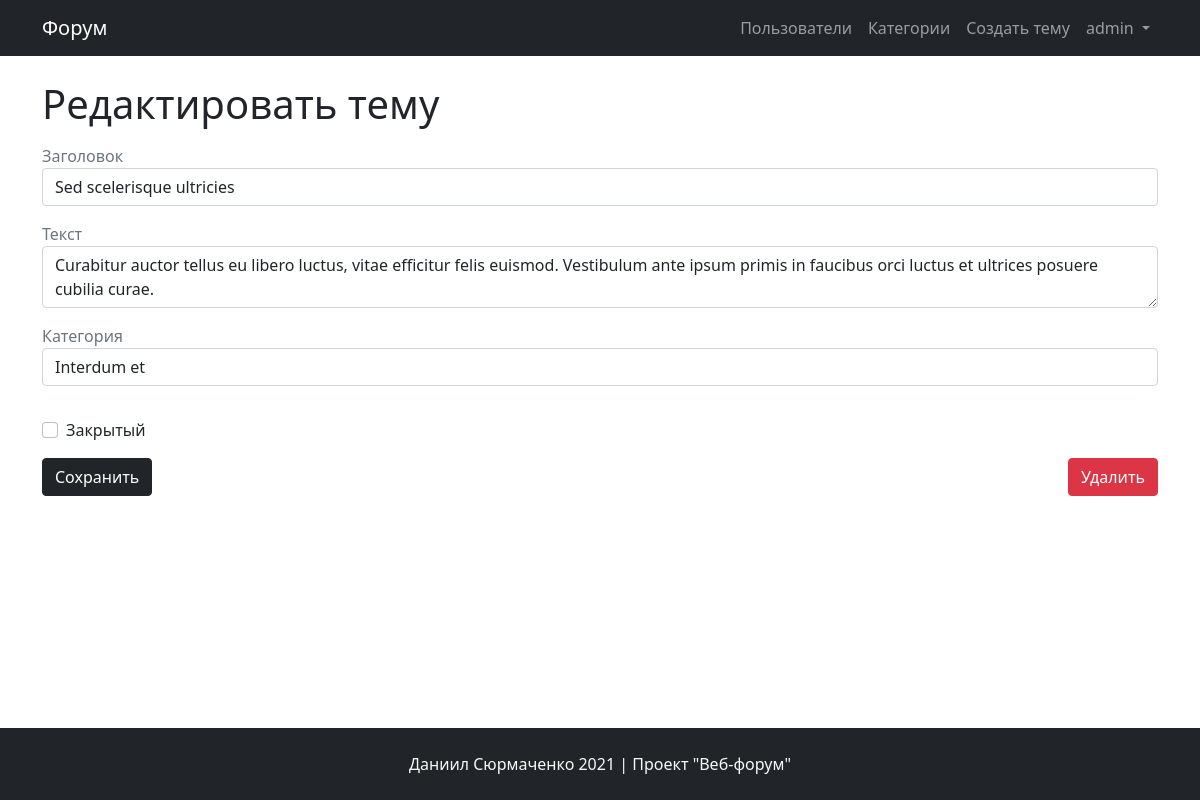
Page /topic/2/edit (signed in) on the committed database.
### database/models.py (models this page shows, shortened)
class User(SqlAlchemyBase, UserMixin):
    __tablename__ = "users"
    id = Column(Integer, primary_key=True, autoincrement=True)
    username = Column(String, unique=True, nullable=False)
    email = Column(String, unique=True, nullable=False)
    role = Column(Enum(Role), default=Role.user)
    hashed_password = Column(String, nullable=False)
    created_time = Column(DateTime, default=datetime.datetime.now)
    topics = orm.relation("Topic", back_populates="author")
    comments = orm.relation("Comment", back_populates="author")
    def is_admin(self):
        return self.role == Role.admin

class Topic(SqlAlchemyBase):
    __tablename__ = "topics"
    id = Column(Integer, primary_key=True, autoincrement=True)
    author_id = Column(Integer, ForeignKey("users.id"))
    category_id = Column(Integer, ForeignKey("categories.id"), nullable=True)
    title = Column(String)
    text = Column(String)
    is_pinned = Column(Boolean, default=False)
    is_locked = Column(Boolean, default=False)
    created_time = Column(DateTime, default=datetime.datetime.now)
    author = orm.relation("User")
    category = orm.relation("Category")
    comments = orm.relation("Comment", back_populates="topic")

### main.py (the view)
@app.route("/topic/<int:id>/edit", methods=["GET", "POST"])
@login_required
def edit_topic(id):
    db_sess = db_session.create_session()
    topic = db_sess.query(Topic).get(id)
    if not topic:
        abort(404, description="Темы с таким ID не существует")
    if (current_user.id != topic.author_id or topic.is_locked) and not current_user.is_admin():
        abort(403, "У вас нет прав на редактирование этой темы")
    form = EditTopicForm()
    if current_user.is_admin():
        form.category.choices = [(None, "Без категории")] + \
                                [(c.id, c.title) for c in db_sess.query(Category).order_by("title")]
    else:
        form.category.choices = [(None, "Без категории")] + \
            [(c.id, c.title) for c in db_sess.query(Category).filter(Category.is_locked == False).order_by("title")]
    if form.validate_on_submit():
        if form.delete.data:
            for comment in topic.comments:
                db_sess.delete(comment)
            db_sess.delete(topic)
            db_sess.commit()
            return redirect(url_for("index"))
        else:
            form.category.data = None if form.category.data == "None" else form.category.data
            if topic.title == form.title.data and topic.text == form.text.data and topic.category == \
                    form.category.data and topic.is_locked == form.category.data:
                return render("edit_topic.html", title="Редактировать тему", form=form,
                              error="Данные формы совпадают с исходными данными")
            else:
                topic.title = form.title.data
                topic.text = form.text.data
                topic.category_id = form.category.data
                topic.is_locked = form.locked.data
                db_sess.commit()
                return redirect(url_for("topic_content", id=id))
    else:
        form.title.data = topic.title
        form.text.data = topic.text
        form.locked.data = topic.is_locked
        form.category.process_data(topic.category_id)
        return render("edit_topic.html", title="Редактировать тему", form=form)

### core/forms.py
class EditTopicForm(TopicForm):
    submit = SubmitField("Сохранить")
    delete = SubmitField("Удалить")

### core/utilities.py (called while the page is built)
def render(template_name_or_list, **context):
    return render_template(template_name_or_list, make_agree_with_number=make_agree_with_number, **context)

### database/session.py (called while the page is built)
def create_session() -> Session:
    global __factory
    return __factory()

### main.py (called while the page is built)
@login_manager.user_loader
def load_user(user_id):
    db_sess = db_session.create_session()
    return db_sess.query(User).get(user_id)

### templates/edit_topic.html (shortened to what this page needs)
{% extends "base.html" %}
{% from "tools/macros.html" import input, button_delete_with_alert %}
{% block content %}
    <h1 class="mb-3">{{ title }}</h1>
    <form action="" method="post" novalidate>
        {{ input(form.title) }}
        {{ input(form.text) }}
        {{ input(form.category) }}
        {% if current_user.is_admin() %}
            {{ input(form.locked) }}
        {% endif %}
        <div class="d-flex justify-content-between">
            {{ form.submit(type="submit", class="btn btn-dark") }}
            {{ button_delete_with_alert("Удаление темы", "Вы действительно хотите удалить данную тему?", form.delete) }}
        </div>
    </form>
{% endblock %}

### templates/base.html (shortened to what this page needs)
<!DOCTYPE html>
<html lang="ru">
<head>
    <link href="https://cdn.jsdelivr.net/npm/bootstrap@5.0.0-beta3/dist/css/bootstrap.min.css" rel="stylesheet"
>
    <link rel="stylesheet" href="https://cdn.jsdelivr.net/npm/bootstrap-icons@1.4.1/font/bootstrap-icons.css">
    <link rel="stylesheet" href="{{ url_for("static", filename="css/main.css") }}">
</head>
<body>
<div class="general">
    <header>
        <nav class="navbar navbar-expand-lg navbar-dark bg-dark">
            <div class="container">
                <a href="/" class="navbar-brand">Форум</a>
                <div class="collapse navbar-collapse" id="navbarNav">
                    <div class="navbar-nav ms-auto">
                        {% if current_user.is_authenticated %}
                            {% if current_user.is_admin() %}
                                <a href="{{ url_for("users_list") }}" class="nav-link">Пользователи</a>
                                <a class="nav-link" href="{{ url_for("categories_list") }}">Категории</a>
                            {% endif %}
                            <a class="nav-link" href="{{ url_for("create_topic") }}">Создать тему</a>
                            <div class="nav-item dropdown">
                                <a class="nav-link dropdown-toggle" href="#" id="navbarDropdownMenuLink" role="button"
                                   data-bs-toggle="dropdown" aria-expanded="false">
                                    {{ current_user.username }}
                                </a>
                            </div>
                        {% else %}
                            <a class="nav-link" href="{{ url_for("login") }}">Авторизация</a>
                            <a class="nav-link" href="{{ url_for("register") }}">Регистрация</a>
                        {% endif %}
                    </div>
                </div>
            </div>
        </nav>
    </header>
    <main role="main" class="container mt-4">
        {% block content %}{% endblock %}
    </main>
</div>
<footer class="text-light bg-dark">
    <div class="container pt-4 pb-2">
        <p class="text-center">Даниил Сюрмаченко 2021 | Проект "Веб-форум"</p>
    </div>
</footer>
</body>
</html>

### templates/tools/macros.html (shortened to what this page needs)
{% macro input(field, type="", disabled=False) -%}
    <fieldset {% if disabled %}disabled{% endif %}>
        <p>
            {% if field.type == "BooleanField" %}
                <div class="form-check">
                    {{ field(class="form-check-input", type="checkbox") }}
                    <span class="form-check-label">{{ field.label }}</span>
                </div>
            {% else %}
                <span class="text-muted">{{ field.label }}</span>
                {{ field(class="form-control", type=type) }}
            {% endif %}
        </p>
    </fieldset>
{%- endmacro %}
{% macro button_delete_with_alert(title, description, field) %}
    <button type="button" class="btn btn-danger" data-bs-toggle="modal" data-bs-target="#deleteModal">
        Удалить
    </button>
{% endmacro %}

### static/css/main.css (style rules this page uses)
html, body { height: 100%; }
body { display: flex; flex-direction: column; }
.general { flex: 1 0 auto; margin-bottom: 40px; }
footer { flex-shrink: 0; }

### rows in the picture
User: username "admin"
Topic: title "Sed scelerisque ultricies", text "Curabitur auctor tellus eu libero luctus, vitae efficitur felis euismod. Vestibulum ante ipsum primis in faucibus orci luctus et ultrices posuere cubilia curae.", category "Interdum et"

### other values in the picture
{{ title }} "Редактировать тему"
{{ field.label }} "Заголовок Текст Категория"
{{ field.label }} "Закрытый"
